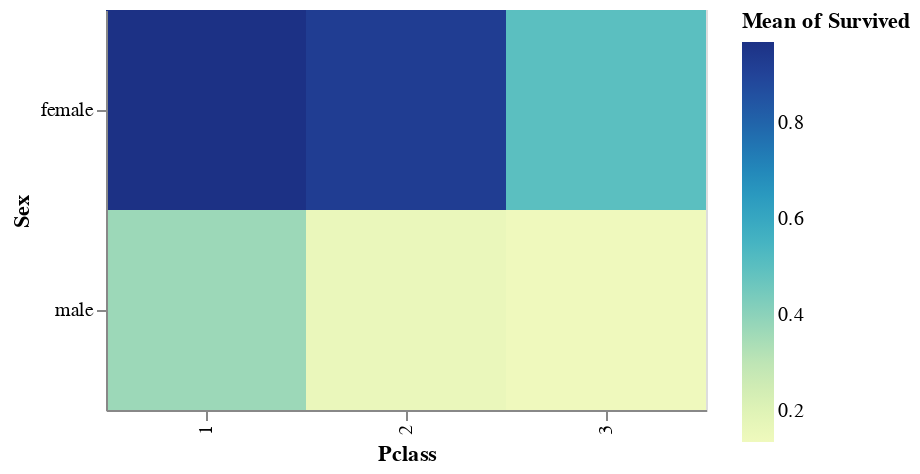

Notebook source saved alongside this figure:
### Markdown cell above
**Color value**

### Code cell
# In the graph below:
#  Proportion survived is encoded to color value
#  Sex is encoded to the y-axis
#  Pclass is encoded to x-axis

alt.Chart(titanic).mark_rect().encode(
    x='Pclass:O',
    y='Sex',
    color='mean(Survived)',
).properties(
    width=300,
    height=200
)

### Figure 1 — Vega-Lite specification as saved in the notebook (floating-point values rounded to 4 significant figures; data arrays with more than 128 entries replaced by an {"elided": "..."} marker saying what was removed)
{"config": {"view": {"continuousWidth": 400, "continuousHeight": 300}}, "data": {"name": "data-93290830beea3a875eeab316df346c54"}, "mark": "rect", "encoding": {"color": {"type": "quantitative", "aggregate": "mean", "field": "Survived"}, "x": {"type": "ordinal", "field": "Pclass"}, "y": {"type": "nominal", "field": "Sex"}}, "height": 200, "width": 300, "$schema": "https://vega.github.io/schema/vega-lite/v4.8.1.json", "datasets": {"data-93290830beea3a875eeab316df346c54": {"elided": "891 records"}}}
